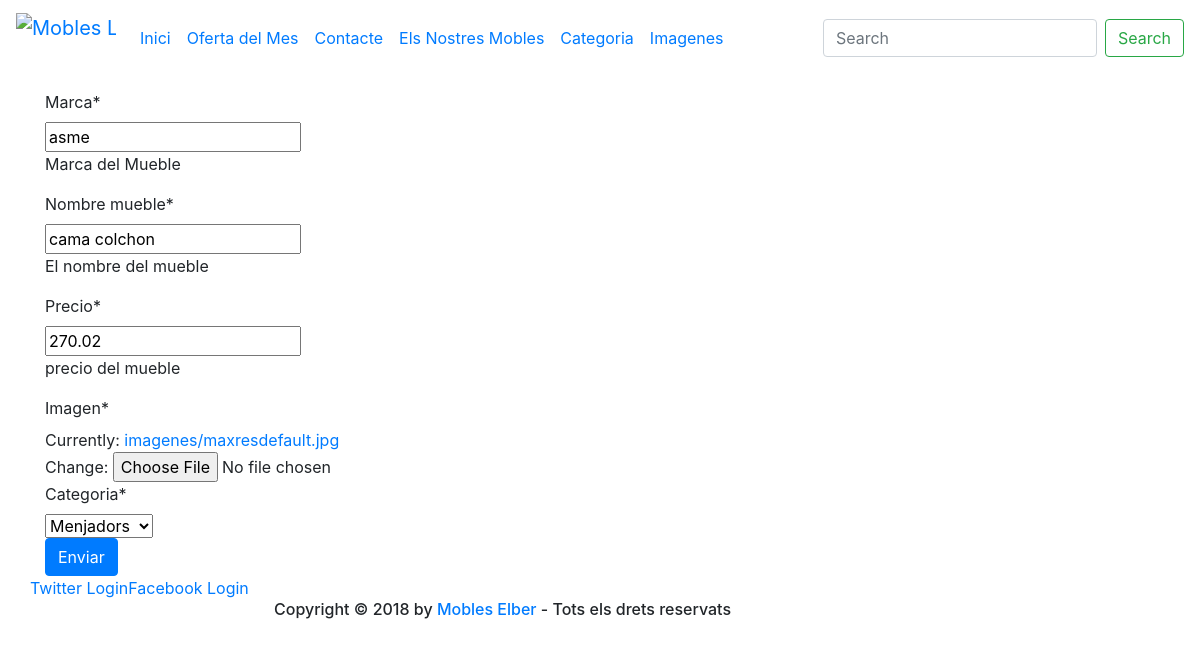
The page /muebles/editarmueble/1/ on the database its author committed.
### muebles/models.py (models this page shows, shortened)
class Mueble (models.Model):
    id = models.AutoField(primary_key = True, unique = True)
    Marca = models.CharField(max_length=100,help_text="Marca del Mueble")
    nombre_mueble = models.CharField(max_length=100,help_text="El nombre del mueble")
    precio = models.DecimalField(decimal_places=2,max_digits=5,help_text="precio del mueble")
    imagen = models.ImageField(upload_to='imagenes')
    categoria = models.ForeignKey(Categoria)

### muebles/views.py (the view)
# urls.py: url(r'^editarmueble/(?P<mueble_id>[0-9]+)/$', views.intro_edit_mueble, name='editar_mueble'),
def intro_edit_mueble(request, mueble_id=None):
    es_modificacio =(mueble_id!=None)
    muebleForm =modelform_factory(Mueble,exclude=('id','usuario',))
    if es_modificacio:
        mueble = get_object_or_404(Mueble, id=mueble_id)
    else:
        mueble =Mueble()
    if request.method == 'POST':
        form = muebleForm(request.POST,request.FILES,instance=mueble)
        if form.is_valid():
            form.instance.usuario = request.user
            mueble = form.save()
            if(es_modificacio):
                messages.add_message(request, messages.SUCCESS, 'Modificado correctamente')
            else:
                messages.add_message(request, messages.SUCCESS, 'Creado correctamente ')
            return HttpResponseRedirect(reverse('muebles:ver_muebles'))
        else:
            if(es_modificacio):
                messages.add_message(request, messages.ERROR, 'Error en la modificacion del mueble')
            else:
                messages.add_message(request, messages.ERROR, 'Error en crear el mueble')
    else:
        form = muebleForm(instance=mueble)
    form.helper = FormHelper()
    form.helper.form_class = 'form-horizontal col-md-8 col-md-offset-2'
    form.helper.label_class = 'col-lg-3'
    form.helper.field_class = 'col-lg-8 col-md-8'
    form.helper.add_input(Submit('submit', 'Enviar'))
    return render(request, 'formulario.html', {'form': form, 'mueble':mueble})

### muebles/models.py (called while the page is built)
    def __str__(self):
        return '%s' % (self.nombre_categoria)

### templates/formulario.html
{%extends 'base.html' %}
{% load crispy_forms_tags %}
{%block content%}
    <div class="row">
        {% crispy form %}
    </div>
    <div class="row">
        <a href="{% url 'social:begin' 'twitter' %}"> Twitter Login</a>
        <a href="{% url 'social:begin' 'facebook' %}"> Facebook Login</a>
    </div>
{%endblock content%}

### rows shown on the page
Mueble: Marca "asme", nombre_mueble "cama colchon", precio "270.02", categoria "Menjadors"
